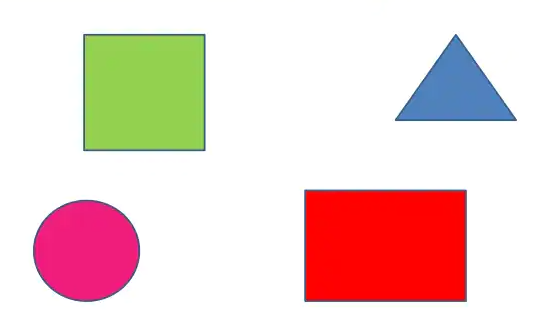
#> input picture Resources/shapes.png, 548 x 336 px
$ python chapter8.py
#> lines starting #> are read from the running program, lines starting #| are printed output that depends on the picture; after the words box and inside, x2 and y2 are one past the last pixel; in counts of white or black regions, pixels touching at a corner belong together
import cv2 as cv
import numpy as np

def stackImages(scale, imgArray):
    rows = len(imgArray)
    cols = len(imgArray[0])
    rowsAvailable = isinstance(imgArray[0], list)
    width = imgArray[0][0].shape[1]
    height = imgArray[0][0].shape[0]
    if rowsAvailable:
        for x in range(0, rows):
            for y in range(0, cols):
                if imgArray[x][y].shape[:2] == imgArray[0][0].shape[:2]:
                    imgArray[x][y] = cv.resize(imgArray[x][y], (0, 0), None, scale, scale)
                else:
                    imgArray[x][y] = cv.resize(imgArray[x][y], (imgArray[0][0].shape[1], imgArray[0][0].shape[0]), None, scale, scale)
                if len(imgArray[x][y].shape) == 2: imgArray[x][y]= cv.cvtColor( imgArray[x][y], cv.COLOR_GRAY2BGR)
        imageBlank = np.zeros((height, width, 3), np.uint8)
        hor = [imageBlank]*rows
        hor_con = [imageBlank]*rows
        for x in range(0, rows):
            hor[x] = np.hstack(imgArray[x])
        ver = np.vstack(hor)
    else:
        for x in range(0, rows):
            if imgArray[x].shape[:2] == imgArray[0].shape[:2]:
                imgArray[x] = cv.resize(imgArray[x], (0, 0), None, scale, scale)
            else:
                imgArray[x] = cv.resize(imgArray[x], (imgArray[0].shape[1], imgArray[0].shape[0]), None,scale, scale)
            if len(imgArray[x].shape) == 2: imgArray[x] = cv.cvtColor(imgArray[x], cv.COLOR_GRAY2BGR)
        hor = np.hstack(imgArray)
        ver = hor
    return ver

def getContours(img):
    contours, hierarchy = cv.findContours(img, cv.RETR_EXTERNAL, cv.CHAIN_APPROX_NONE)
    for cnt in contours:
        area = cv.contourArea(cnt)
        # print(area)

        # Draw the contour
        if area > 500:
            cv.drawContours(img_contour, cnt, -1, (255, 0, 0), 2)

            # Calculate the curve length
            peri = cv.arcLength(cnt, True)
            # print(peri)

            # Approximate the corner points
            approx = cv.approxPolyDP(cnt, 0.02*peri, True)
            print(len(approx))

            # Create object corners
            obj_corner = len(approx)

            # Create bonding box around the detected object corners
            x, y, w, h = cv.boundingRect(approx)

            if obj_corner == 3: obj_type = "Triangle"
            elif obj_corner == 4:
                aspRatio = w / float(h)
                if aspRatio > 0.98 and aspRatio < 1.02: obj_type = "Square"
                else:
                    obj_type = "Rectangle"
            elif obj_corner > 4:
                obj_type = "Circles"
            else:
                obj_type = "None"

            cv.rectangle(img_contour, (x, y), (x+w, y+h), (0, 255, 0), 3)
            cv.putText(img_contour, obj_type, (x + (w // 2) - 10, y + (h // 2) - 10), cv.FONT_HERSHEY_COMPLEX, 0.4, (0, 0, 0), 1)


img = cv.imread('Resources/shapes.png')
#> img is the input picture: shape (336, 548, 3); mean B, G, R 208.5, 211.9, 238.5

img_contour = img.copy()

img_gray = cv.cvtColor(img, cv.COLOR_BGR2GRAY)
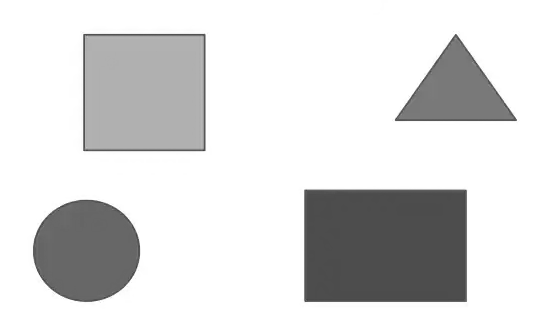
#> img_gray: shape (336, 548); min 63, max 255, mean 219.5
img_blur = cv.GaussianBlur(img_gray, (7, 7), 1)
img_canny = cv.Canny(img_blur, 50, 50)
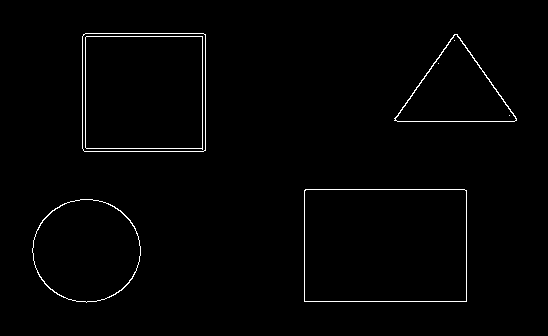
#> img_canny: shape (336, 548); 1.2% white in thin lines or dots, all inside (x1, y1, x2, y2) = (32, 33, 517, 303)

getContours(img_canny)
#> in getContours, `contours, hierarchy = cv.findContours(img, cv.RETR_EXTERNAL, cv.CHAIN_..`: contours = 4 contours; box (x1, y1, x2, y2) and area: (304, 189, 467, 302) 18142, (82, 33, 206, 152) 14504, (32, 199, 141, 303) 8668, (394, 34, 517, 122) 5578
#> the loop in getContours, `for cnt in contours:` made 4 passes
#> (area, peri, approx, obj_corner, x, y, w, h) on passes 2, 4: (18142, 546.8, [[304, 190], [304, 301], [466, 301], [466, 190]], 4, 304, 190, 163, 112), (14504, 478.5, [[83, 34], [84, 151], [205, 150], [205, 34]], 4, 83, 34, 123, 118)
#> (area, peri, approx, obj_corner, x, y, w, h) on pass 3: (5577.5, 347.9, [[394, 118], [516, 120], [457, 34]], 3, 394, 34, 123, 87)
#| 8
#| 4
#| 3
#| 4
#> after the loop in getContours, `for cnt in contours:`:
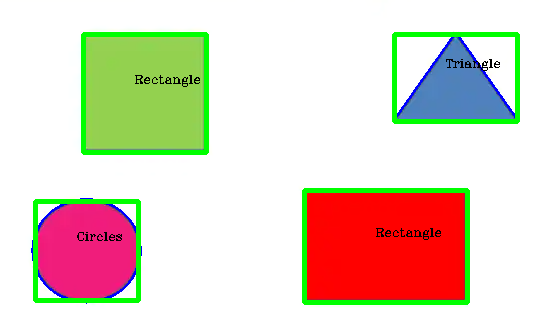
#> img_contour: shape (336, 548, 3); 5.92% of pixels changed, all inside (x1, y1, x2, y2) = (31, 32, 520, 305)

img_black = np.zeros_like(img)
img_stacked = stackImages(0.9, ([img, img_gray, img_blur], [img_canny, img_contour, img_black]))
#> after the loop in stackImages, `for x in range(0, rows):`: hor = 2 items
#> in stackImages, `ver = np.vstack(hor)`:
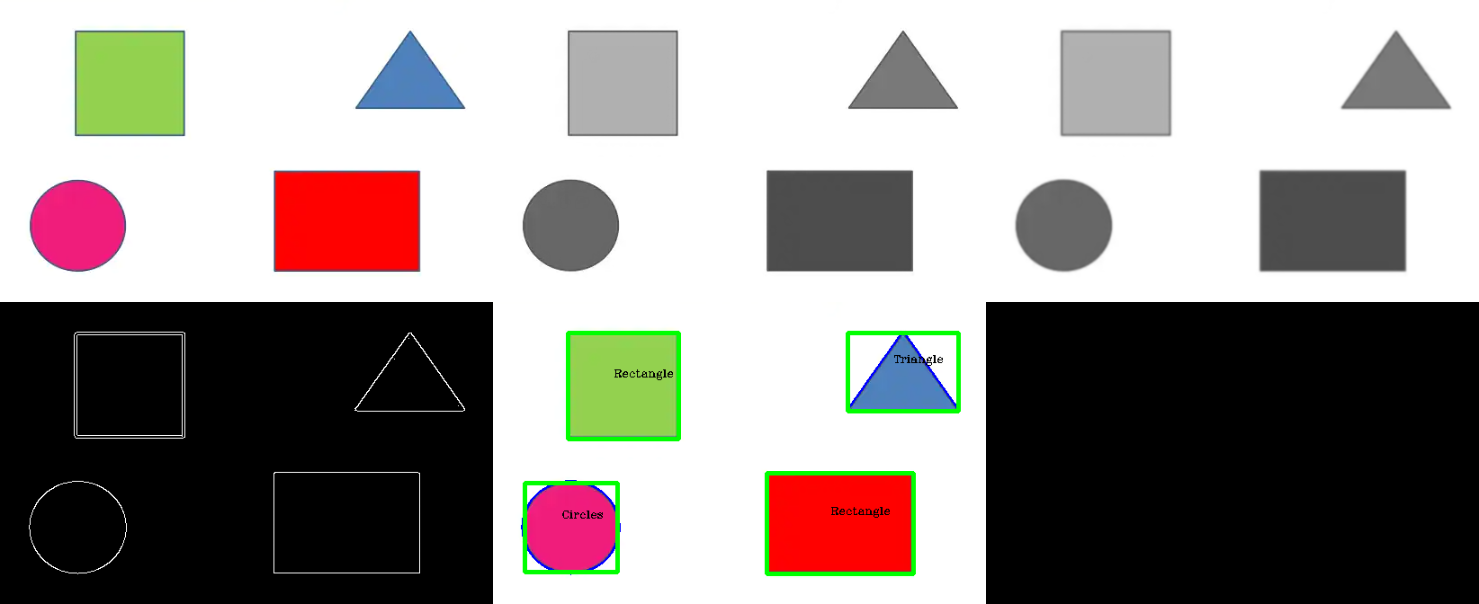
#> ver: shape (604, 1479, 3); mean of channels 0, 1, 2 141.5, 144.6, 151.2; drawn as B, G, R

cv.imshow("ImageStack", img_stacked)
cv.waitKey(0)
